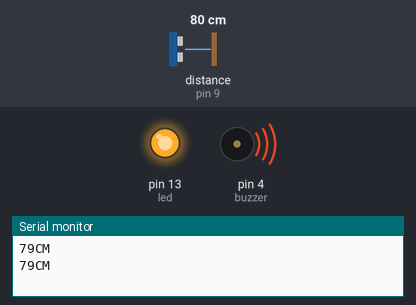
Bench run of a sketch on a simulated Arduino Uno, built with avr-gcc and run on an emulated ATmega328P. Shown: output pins drawn as LEDs (lit = HIGH), buzzer (waves = sounding), the last lines printed to the serial monitor. Wiring (inferred from the names in the program): ultrasonic range finder: trigger pin 8; echo pin 9. Inputs (shaded band) come from the test bench; at power-on: distance to the obstacle (sensor on pin 9) 80 cm. The echo pulse lasts 58.3 µs per cm; pins used as bus, display or sensor lines are not drawn.

Above: at 2.3 s.
2.4 s: distance to the obstacle (sensor on pin 9) set to 98 cm
5.9 s: distance to the obstacle (sensor on pin 9) set to 107 cm
At 6.5 s:
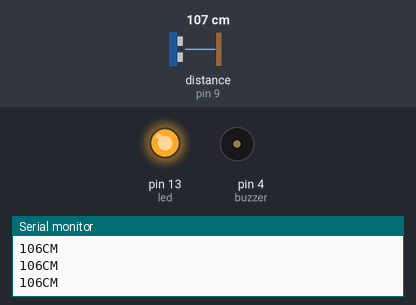
8.0 s: distance to the obstacle (sensor on pin 9) set to 2 cm
At 8.8 s:
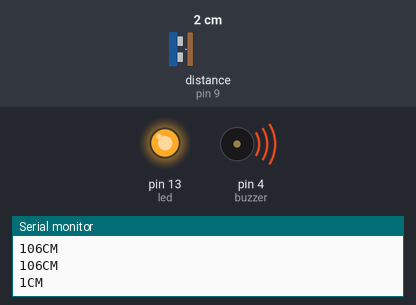
13.1 s: distance to the obstacle (sensor on pin 9) set to 120 cm
At 14.8 s:
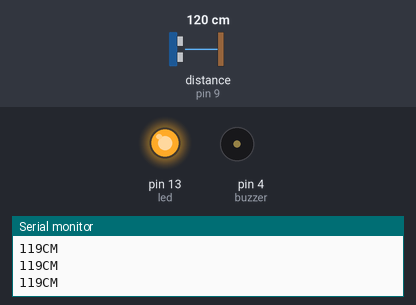
Timing chart, 0 to 16.2 s (numbered marks = the images above; inputs shaded):
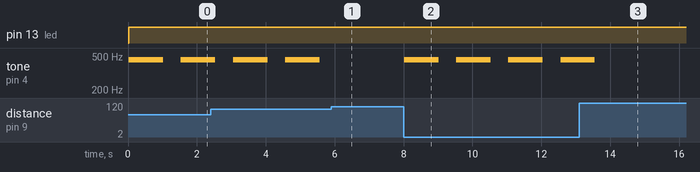

Measured:
- the behaviour switches between 101 and 102 cm on distance to the obstacle (sensor on pin 9) (found by bisection; images 0 and 1)
- after the input at 5.9 s, tone on pin 4 (buzzer): stays silent (without the input it goes to 450 Hz after 0.19 s)
- after the input at 8.0 s, tone on pin 4 (buzzer): alternates 450 Hz for 1.0 s and silent for 0.51 s, starting at once
- after the input at 13.1 s, tone on pin 4 (buzzer): goes on until 13.6 s, then stays silent
- by itself, tone on pin 4 (buzzer): alternates 450 Hz for 1.0 s and silent for 0.52 s

The sketch:

sketch_obstacle_detector.ino
```cpp
int trigPin = 8;
int echoPin = 9;
int led = 13;
int buzzer= 4;
long duration1, distance1;


void setup() {
  Serial.begin(9600);
  pinMode(led, OUTPUT);
  pinMode(trigPin, OUTPUT);
  pinMode(echoPin, INPUT);

  // put your setup code here, to run once:

}

void loop() {
  long duration, distance;
  digitalWrite(trigPin,HIGH);
  delayMicroseconds(1000);
  digitalWrite(trigPin, LOW);
  duration=pulseIn(echoPin, HIGH);
  distance =(duration/2)/29.1;
  Serial.print(distance);
  Serial.println("CM");
  delay(10);

 if((distance<=100))
  {
    digitalWrite(led, HIGH);
    tone(buzzer, 450);
    delay(1000);
    noTone(buzzer);
    delay(500);

}
}
```
